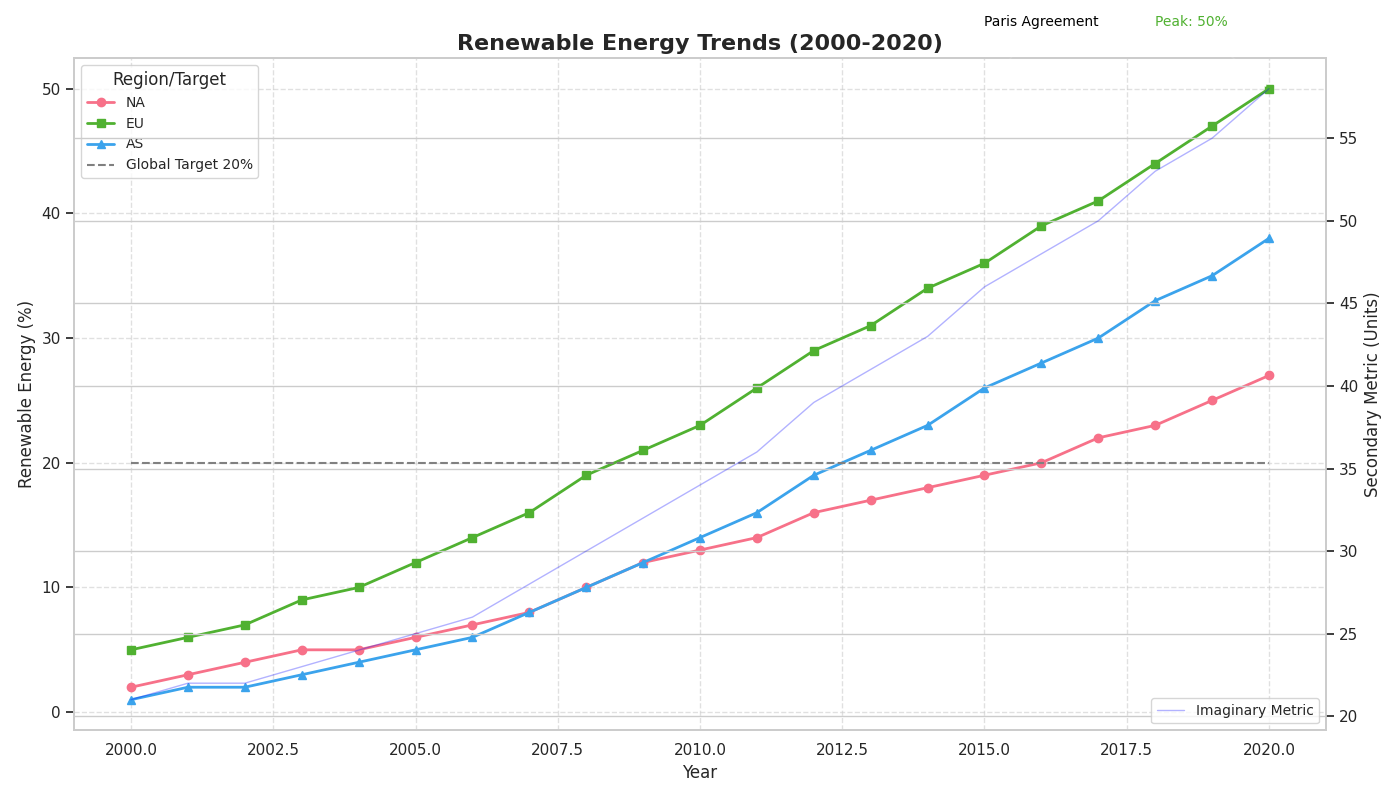

Here is the Python script that generated this plot:
import matplotlib.pyplot as plt
import numpy as np
import seaborn as sns

years = np.arange(2000, 2021)

north_america = [2, 3, 4, 5, 5, 6, 7, 8, 10, 12, 13, 14, 16, 17, 18, 19, 20, 22, 23, 25, 27]
europe = [5, 6, 7, 9, 10, 12, 14, 16, 19, 21, 23, 26, 29, 31, 34, 36, 39, 41, 44, 47, 50]
asia = [1, 2, 2, 3, 4, 5, 6, 8, 10, 12, 14, 16, 19, 21, 23, 26, 28, 30, 33, 35, 38]

global_target = [20] * len(years)

fig, ax = plt.subplots(figsize=(14, 8))

palette = sns.color_palette("husl", 3)

ax.plot(years, north_america, marker='o', linestyle='-', linewidth=2, color=palette[0], label='NA')
ax.plot(years, europe, marker='s', linestyle='-', linewidth=2, color=palette[1], label='EU')
ax.plot(years, asia, marker='^', linestyle='-', linewidth=2, color=palette[2], label='AS')

ax.plot(years, global_target, linestyle='--', color='gray', label='Global Target 20%')

ax.set_title("Renewable Energy Trends (2000-2020)", fontsize=16, fontweight='bold')
ax.set_xlabel("Year", fontsize=12)
ax.set_ylabel("Renewable Energy (%)", fontsize=12)

ax.grid(True, linestyle='--', alpha=0.6)

ax.legend(loc='upper left', fontsize=10, title='Region/Target', title_fontsize=12)

ax.annotate('Paris Agreement', xy=(2015, 50), xytext=(2016, 55),
            arrowprops=dict(facecolor='black', arrowstyle='->'),
            fontsize=10, ha='center', color='black')

for i, txt in enumerate(europe):
    if txt == max(europe):
        ax.annotate(f'Peak: {txt}%', xy=(years[i], txt), xytext=(years[i]-2, txt+5),
                    arrowprops=dict(facecolor=palette[1], arrowstyle='->'),
                    fontsize=10, color=palette[1])

ax2 = ax.twinx()
ax2.set_ylabel('Secondary Metric (Units)', fontsize=12)
ax2.plot(years, [x + 20 for x in asia], linestyle='-', linewidth=1, color='blue', alpha=0.3, label='Imaginary Metric')
ax2.legend(loc='lower right', fontsize=10)

plt.tight_layout()

plt.show()
